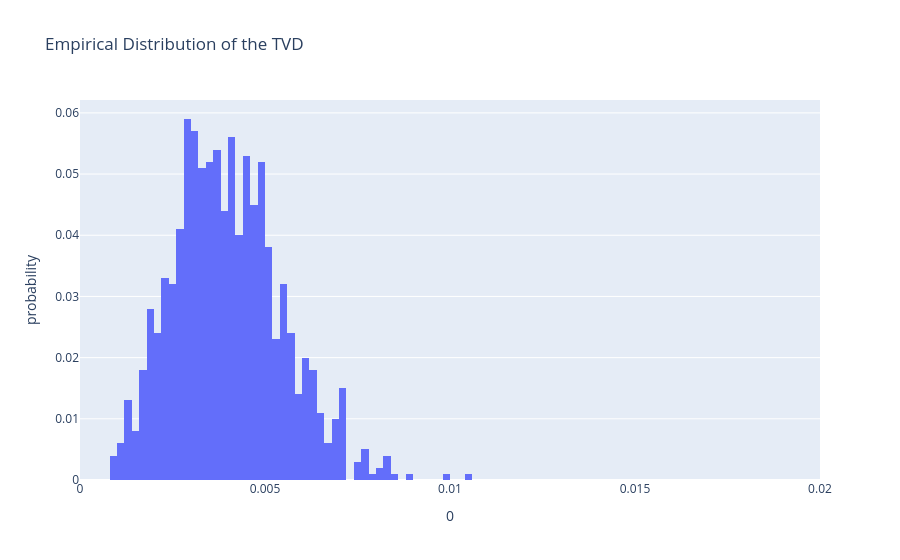

Notebook code for this chart:
### Code cell
# don't change this cell -- it is needed for the tests to work
q8_out = same_color_distribution()

### Figure 1 — Plotly figure (JSON) as saved in the notebook; plotly's stock layout.template omitted (floating-point values rounded to 4 significant figures; data arrays with more than 128 entries replaced by an {"elided": "..."} marker saying what was removed)
{"data": [{"alignmentgroup": "True", "bingroup": "x", "histnorm": "probability", "hovertemplate": "0=%{x}<br>probability=%{y}<extra></extra>", "legendgroup": "", "marker": {"color": "#636efa", "pattern": {"shape": ""}}, "name": "", "nbinsx": 50, "offsetgroup": "", "orientation": "v", "showlegend": false, "type": "histogram", "x": {"elided": "1000 float values"}, "xaxis": "x", "yaxis": "y"}], "layout": {"barmode": "relative", "legend": {"tracegroupgap": 0}, "title": {"text": "Empirical Distribution of the TVD"}, "xaxis": {"anchor": "y", "domain": [0, 1], "range": [0, 0.02], "title": {"text": "0"}}, "yaxis": {"anchor": "x", "domain": [0, 1], "title": {"text": "probability"}}}}
